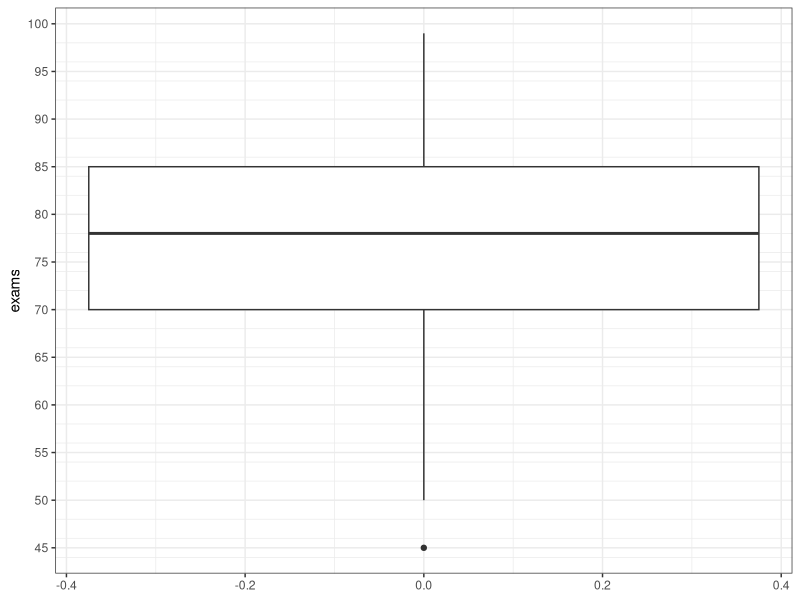
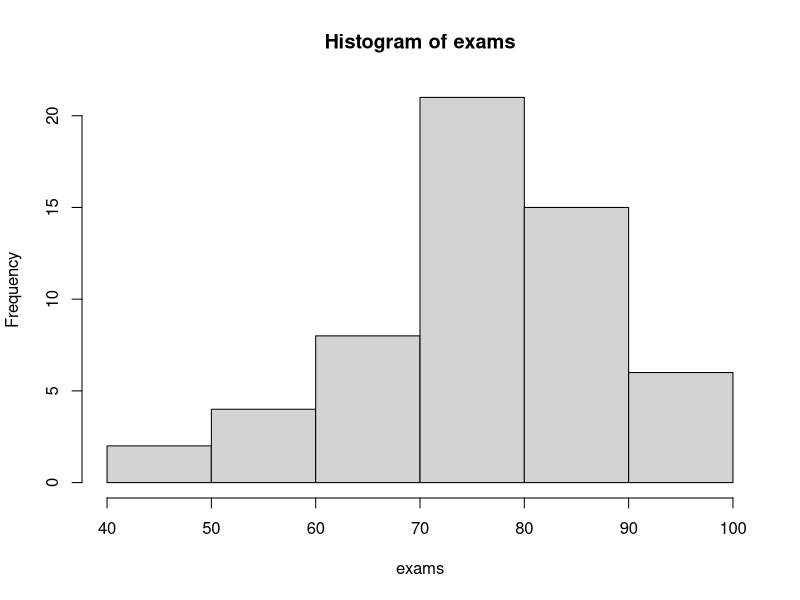
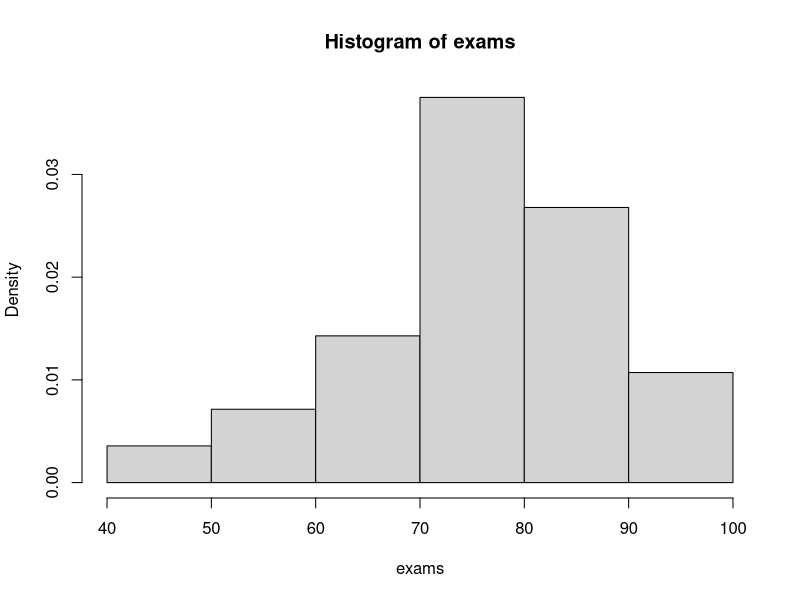
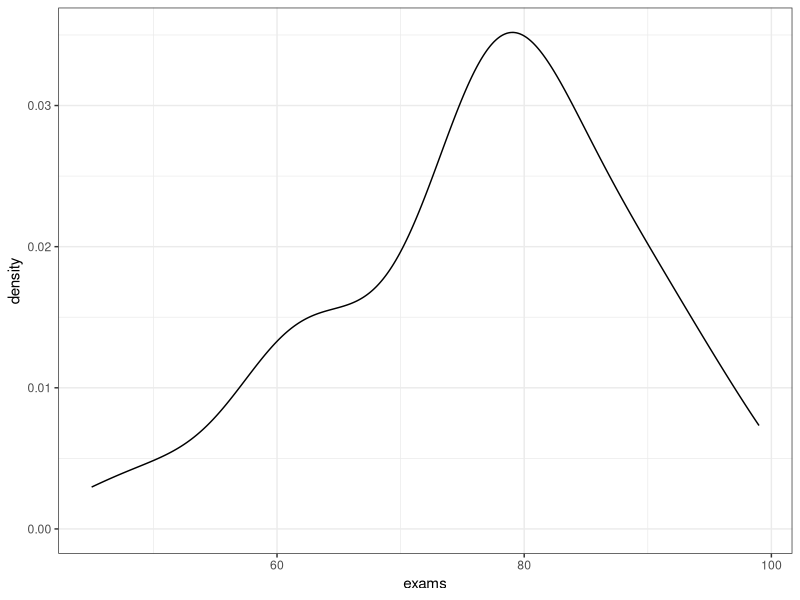
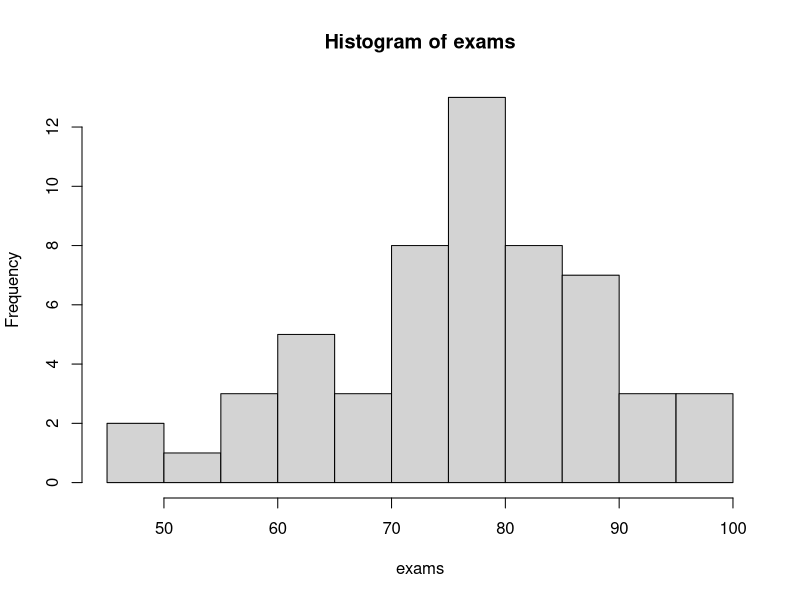
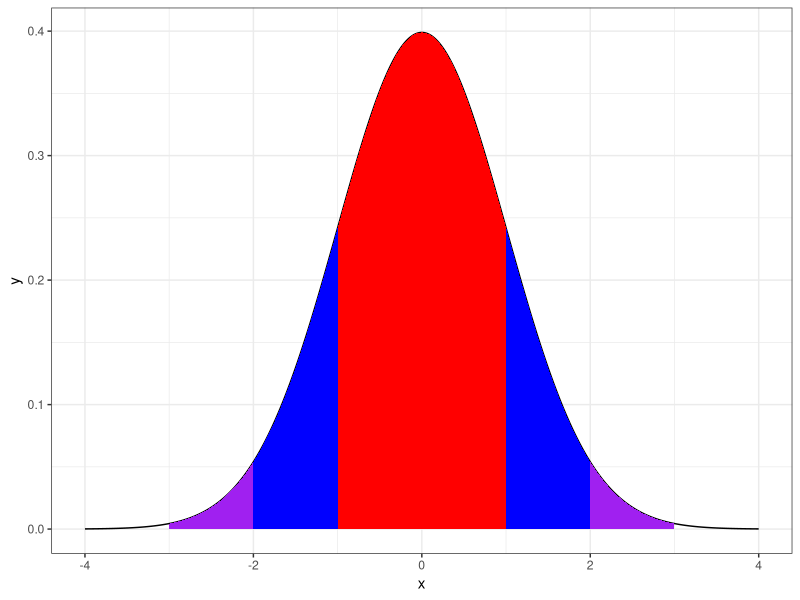

Reproduce these figures in R, in order.
## ---- chunk 1
knitr::opts_chunk$set(echo = FALSE)
knitr::opts_chunk$set(warning = FALSE, message = FALSE) 
## ---- chunk 2
library(data.table)
set.seed(1)
data.table(`Student ID`=1:5,`SAT Score` = round(rnorm(5,1600,100),0),age=c(18,19),Grade=c('A','B','C'))
## ---- chunk 3
exams <- c(83L, 74L, 87L, 58L, 71L, 59L, 83L, 90L, 80L, 75L, 77L, 87L, 
92L, 66L, 63L, 76L, 93L, 98L, 79L, 72L, 85L, 59L, 85L, 83L, 79L, 
77L, 78L, 65L, 63L, 80L, 80L, 78L, 77L, 67L, 78L, 90L, 50L, 79L, 
99L, 94L, 87L, 67L, 83L, 89L, 82L, 61L, 75L, 61L, 45L, 52L, 90L, 
96L, 75L, 72L, 73L, 82L)
cat(exams)
## ---- chunk 4
cat(sort(exams))
## ---- chunk 5
cat(c(13,2,10,8,5))
## ---- chunk 6
cat(sort(exams))
## ---- chunk 7
cat(sort(exams))
## ---- chunk 8
library(ggplot2)
library(scales)
ggplot(data=data.table(exams),aes(y=exams)) + geom_boxplot() + theme_bw() + scale_y_continuous(breaks=pretty_breaks(10),minor_breaks=pretty_breaks(20))
## ---- chunk 9
hist(exams)
## ---- chunk 10
hist(exams, probability=TRUE)
## ---- chunk 11
ggplot(data=data.table(exams),aes(x=exams)) + geom_density() + theme_bw()
## ---- chunk 12
hist(exams, n=10)
## ---- chunk 13
dtt <- data.table(exams)[,.N,keyby=round(exams,-1)][round<70]
names(dtt)[1] <- "Score"
dtt
## ---- chunk 14
x <- seq(from=-4,to=4,by=.01)
y <- 1/sqrt(2*pi)*exp(-x^2/2)
dtnorm <- data.table(x,y)
ggplot(data=dtnorm,aes(x=x,y=y)) + geom_line() + theme_bw() + 
  geom_ribbon(data=dtnorm[(x>=-3&x<=-2)|(x>=2 & x<=3) ], aes(ymax=y),ymin=0,fill='purple') +
  geom_ribbon(data=dtnorm[(x>=-2&x<=-1)|(x>=1 & x<=2) ], aes(ymax=y),ymin=0,fill='blue') +
  geom_ribbon(data=dtnorm[(x>=-1&x<=-0)|(x>=0 & x<=1) ], aes(ymax=y),ymin=0,fill='red')
